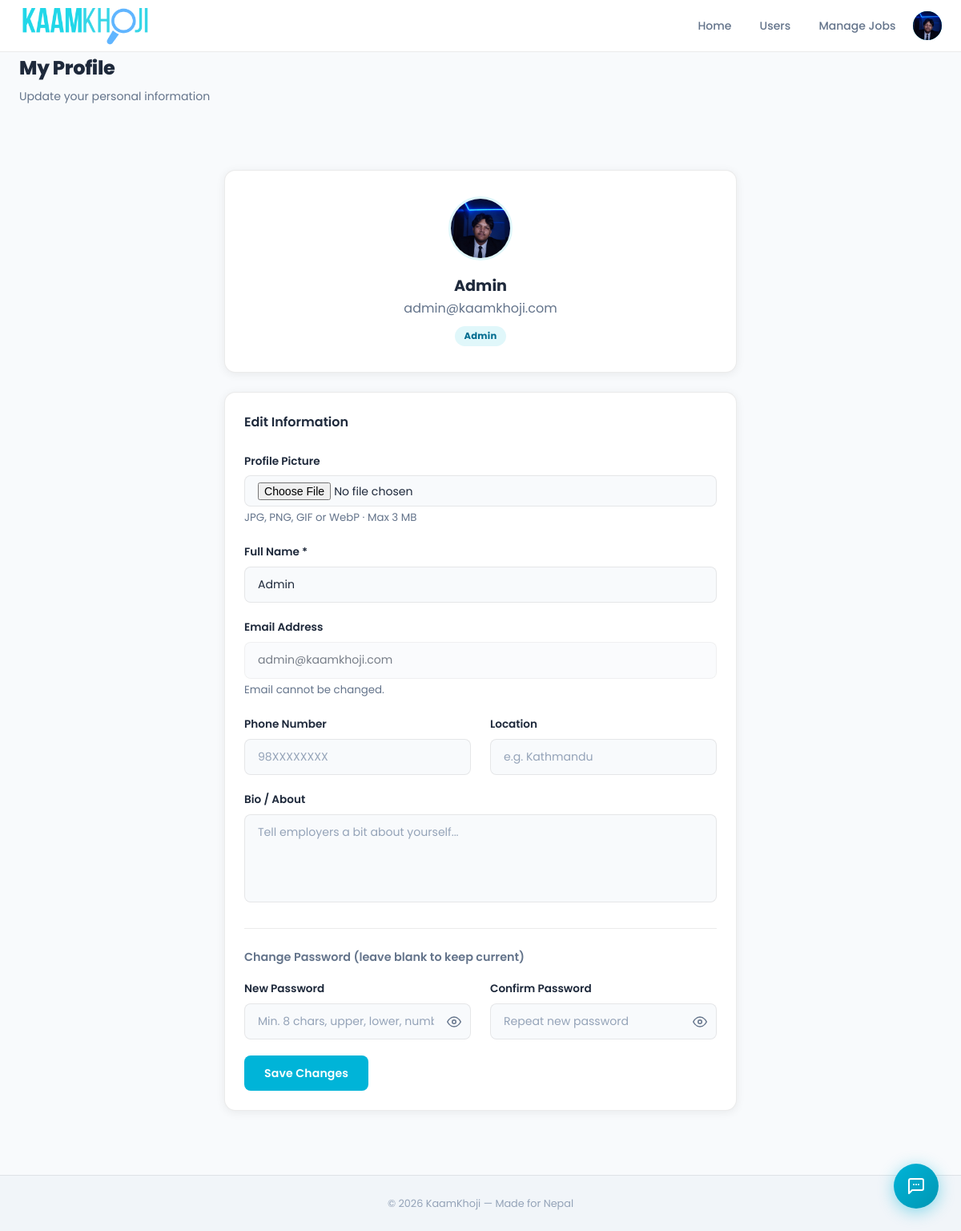
The page /pages/profile.php (signed in) on the database its author committed.
### tables this page shows
CREATE TABLE IF NOT EXISTS users (
    id          INT AUTO_INCREMENT PRIMARY KEY,
    name        VARCHAR(100) NOT NULL,
    email       VARCHAR(150) NOT NULL UNIQUE,
    password    VARCHAR(255) NOT NULL,            
    role        ENUM('seeker','employer','admin') NOT NULL DEFAULT 'seeker',
    phone       VARCHAR(20),
    location    VARCHAR(100),
    bio         TEXT,
    created_at  TIMESTAMP DEFAULT CURRENT_TIMESTAMP
);

### includes/auth.php (called while the page is built, shortened)
<?php
function getUserId(): ?int {
    return $_SESSION['user_id'] ?? null;
}

### pages/profile.php (the view, shortened to what this page needs)
<?php
require_once '../includes/auth.php';
$pdo    = getPDO();
$userId = getUserId();
$stmt = $pdo->prepare("SELECT * FROM users WHERE id = ?");
$stmt->execute([$userId]);
$user = $stmt->fetch();
function getUserProfilePic(int $uid, string $base): ?string
{
    foreach (['jpg', 'jpeg', 'png', 'gif', 'webp'] as $ext) {
        $rel = 'uploads/avatars/' . $uid . '.' . $ext;
        if (file_exists($base . '/' . $rel)) return $rel;
    }
    return null;
}
$uploadBase = dirname(__DIR__);
$existingPic = getUserProfilePic($userId, $uploadBase);
require_once '../includes/header.php';
?>
<div class="page-header">
    <div class="container">
        <h1>My Profile</h1>
        <p>Update your personal information</p>
    </div>
</div>
<div class="container section">
    <div style="max-width:640px; margin:0 auto;">
        <div class="card mb-3" style="text-align:center; padding:2rem;">
            <?php if ($existingPic): ?>
                <?php $picMtime = @filemtime($uploadBase . '/' . $existingPic) ?: time(); ?>
                <img src="<?= BASE_URL ?>/<?= htmlspecialchars($existingPic) ?>?v=<?= $picMtime ?>" alt="Profile"
                    style="width:80px;height:80px;border-radius:50%;object-fit:cover;margin:0 auto 1rem;border:3px solid #e0f7fa;display:block;">
            <?php else: ?>
                <div style="width:80px;height:80px;border-radius:50%;background:#00b4d8;display:flex;align-items:center;justify-content:center;font-size:1.8rem;font-weight:700;color:#fff;margin:0 auto 1rem;">
                    <?= strtoupper(mb_substr($user['name'], 0, 1)) ?>
                </div>
            <?php endif; ?>
            <h2 style="font-size:1.2rem; font-weight:700;"><?= htmlspecialchars($user['name']) ?></h2>
            <p class="text-muted"><?= htmlspecialchars($user['email']) ?></p>
            <span class="status-badge <?= $user['role'] === 'employer' ? 'status-accepted' : ($user['role'] === 'admin' ? 'status-reviewed' : 'status-pending') ?>" style="margin-top:0.5rem; display:inline-block;">
                <?= ucfirst($user['role']) ?>
            </span>
        </div>
        <div class="card">
            <h3 style="font-size:1rem; font-weight:600; margin-bottom:1.5rem;">Edit Information</h3>
            <form method="POST" action="<?= BASE_URL ?>/pages/profile.php" data-validate enctype="multipart/form-data">
                <div class="form-group">
                    <label class="form-label" for="profile_pic">Profile Picture</label>
                    <input type="file" id="profile_pic" name="profile_pic"
                        accept="image/jpeg,image/png,image/gif,image/webp"
                        class="form-control"
                        style="padding:0.45rem 1rem;">
                    <small class="text-muted">JPG, PNG, GIF or WebP · Max 3 MB</small>
                </div>
                <div class="form-group">
                    <label class="form-label" for="name">Full Name *</label>
                    <input type="text" id="name" name="name"
                        class="form-control"
                        value="<?= htmlspecialchars($user['name']) ?>"
                        required>
                </div>
                <div class="form-group">
                    <label class="form-label">Email Address</label>
                    <input type="email" class="form-control" value="<?= htmlspecialchars($user['email']) ?>" disabled
                        style="opacity:0.6; cursor:not-allowed;">
                    <small class="text-muted">Email cannot be changed.</small>
                </div>
                <div class="grid-2">
                    <div class="form-group">
                        <label class="form-label" for="phone">Phone Number</label>
                        <input type="tel" id="phone" name="phone"
                            class="form-control"
                            placeholder="98XXXXXXXX"
                            maxlength="10"
                            pattern="[0-9]{10}"
                            inputmode="numeric"
                            value="<?= htmlspecialchars($user['phone'] ?? '') ?>">
                    </div>
                    <div class="form-group">
                        <label class="form-label" for="location">Location</label>
                        <input type="text" id="location" name="location"
                            class="form-control"
                            placeholder="e.g. Kathmandu"
                            value="<?= htmlspecialchars($user['location'] ?? '') ?>">
                    </div>
                </div>
                <div class="form-group">
                    <label class="form-label" for="bio">Bio / About</label>
                    <textarea id="bio" name="bio"
                        class="form-control"
                        rows="3"
                        style="resize:none;"
                        placeholder="Tell employers a bit about yourself..."><?= htmlspecialchars($user['bio'] ?? '') ?></textarea>
                </div>
                <hr style="border:none; border-top:1px solid var(--border); margin:1.5rem 0;">
                <h4 style="font-size:0.9rem; font-weight:600; margin-bottom:1rem; color:var(--text-muted);">
                    Change Password (leave blank to keep current)
                </h4>
                <div class="grid-2">
                    <div class="form-group">
                        <label class="form-label" for="password">New Password</label>
                        <div class="password-wrap">
                            <input type="password" id="password" name="password"
                                class="form-control"
                                placeholder="Min. 8 chars, upper, lower, number, special">
                            <button type="button" class="pw-toggle" aria-label="Show/hide password" tabindex="-1" onclick="togglePw('password',this)">
                                <svg class="eye-show" xmlns="http://www.w3.org/2000/svg" width="18" height="18" viewBox="0 0 24 24" fill="none" stroke="currentColor" stroke-width="2" stroke-linecap="round" stroke-linejoin="round">
                                    <path d="M1 12s4-8 11-8 11 8 11 8-4 8-11 8-11-8-11-8z" />
                                    <circle cx="12" cy="12" r="3" />
                                </svg>
                            </button>
                        </div>
                    </div>
                    <div class="form-group">
                        <label class="form-label" for="confirm_password">Confirm Password</label>
                        <div class="password-wrap">
                            <input type="password" id="confirm_password" name="confirm_password"
                                class="form-control"
                                placeholder="Repeat new password">
                            <button type="button" class="pw-toggle" aria-label="Show/hide password" tabindex="-1" onclick="togglePw('confirm_password',this)">
                                <svg class="eye-show" xmlns="http://www.w3.org/2000/svg" width="18" height="18" viewBox="0 0 24 24" fill="none" stroke="currentColor" stroke-width="2" stroke-linecap="round" stroke-linejoin="round">
                                    <path d="M1 12s4-8 11-8 11 8 11 8-4 8-11 8-11-8-11-8z" />
                                    <circle cx="12" cy="12" r="3" />
                                </svg>
                            </button>
                        </div>
                    </div>
                </div>
                <button type="submit" class="btn btn-primary">Save Changes</button>
            </form>
        </div>
    </div>
</div>
<?php require_once '../includes/footer.php'; ?>

### css/profile.css (style rules this page uses)
:root { --primary: #00b4d8; --primary-dark: #0096b3; --primary-light: rgba(0, 180, 216, 0.12); --accent: #38c9e8; --success: #10b981; --warning: #f59e0b; --error: #ef4444; --info: #60a5fa; --bg: #f8fafc; --bg-2: #f1f5f9; --bg-card: #ffffff; --bg-card-solid: #ffffff; --bg-nav: rgba(255, 255, 255, 0.92); --text: #1e293b; --text-muted: #64748b; --text-light: #94a3b8; --border: rgba(0, 0, 0, 0.08); --border-glow: rgba(0, 180, 216, 0.45); --shadow: rgba(0, 0, 0, 0.07); --shadow-md: rgba(0, 0, 0, 0.13); --shadow-cyan: 0 0 40px rgba(0, 180, 216, 0.18); --gradient: #00b4d8; --gradient-text: linear-gradient(135deg, #00b4d8 0%, #0077a8 100%); --gradient-gold: linear-gradient(135deg, #00b4d8 0%, #0096b3 100%); --hero-bg: #f8fafc; --hero-gradient: linear-gradient( 135deg, #e0f7fa 0%, #f0fdff 50%, #f8fafc 100% ); --radius: 14px; --radius-sm: 8px; --radius-lg: 24px; --radius-xl: 40px; --transition: 0.25s ease; }
[data-theme="light"] { --border-glow: rgba(0, 180, 216, 0.4); --shadow-cyan: 0 0 30px rgba(0, 180, 216, 0.12); --primary-light: rgba(0, 180, 216, 0.1); }
*, *::before, *::after { box-sizing: border-box; margin: 0; padding: 0; }
html { scroll-behavior: smooth; }
body { font-family: "Satoshi", "Poppins", sans-serif; background: var(--bg); color: var(--text); line-height: 1.65; transition: background var(--transition), color var(--transition); min-height: 100vh; display: flex; flex-direction: column; -webkit-font-smoothing: antialiased; }
img { max-width: 100%; }
.btn { display: inline-flex; align-items: center; justify-content: center; gap: 0.4rem; padding: 0.65rem 1.5rem; border-radius: var(--radius-sm); font-family: "Satoshi", "Poppins", sans-serif; font-size: 0.88rem; font-weight: 600; cursor: pointer; border: 1.5px solid transparent; transition: all var(--transition); text-decoration: none; white-space: nowrap; letter-spacing: 0.01em; }
.btn-primary { background: #00b4d8; color: #fff; border-color: transparent; }
.container { max-width: 1200px; margin: 0 auto; padding: 0 1.5rem; }
.section { padding: 5rem 1.5rem; }
.card { background: var(--bg-card); border: 1px solid var(--border); border-radius: var(--radius); padding: 1.5rem; transition: all var(--transition); }
[data-theme="light"] .card { background: #fff; box-shadow: 0 2px 12px var(--shadow); }
.grid-2 { display: grid; grid-template-columns: repeat(2, 1fr); gap: 1.5rem; }
.form-group { margin-bottom: 1.25rem; }
.form-label { display: block; font-size: 0.85rem; font-weight: 600; color: var(--text); margin-bottom: 0.4rem; }
.form-control { width: 100%; padding: 0.7rem 1rem; background: rgba(255, 255, 255, 0.04); border: 1.5px solid var(--border); border-radius: var(--radius-sm); color: var(--text); font-family: "Satoshi", "Poppins", sans-serif; font-size: 0.88rem; transition: border-color var(--transition), box-shadow var(--transition); outline: none; }
[data-theme="light"] .form-control { background: var(--bg); }
.form-control::placeholder { color: var(--text-light); }
textarea.form-control { resize: vertical; min-height: 110px; }
.page-header h1 { font-size: 1.5rem; font-weight: 800; letter-spacing: -0.3px; }
.page-header p { color: var(--text-muted); font-size: 0.88rem; margin-top: 0.25rem; }
.status-badge { padding: 0.2rem 0.7rem; border-radius: 50px; font-size: 0.72rem; font-weight: 700; display: inline-block; letter-spacing: 0.3px; }
.status-pending, .status-reviewed, .status-accepted, .status-active { background: rgba(0, 180, 216, 0.15); color: #0096b3; }
[data-theme="light"] .status-pending, [data-theme="light"] .status-reviewed, [data-theme="light"] .status-accepted, [data-theme="light"] .status-active { background: #e0f7fa; color: #006b8f; }
.text-muted { color: var(--text-muted); }
.mb-3 { margin-bottom: 1.5rem; }
:root { --navbar-height: 64px; --radius-full: 9999px; }

### pages/profile.php (style rules this page uses)
.password-wrap { position: relative; display: flex; align-items: center; }
.password-wrap .form-control { padding-right: 2.8rem; }
.pw-toggle { position: absolute; right: 0.75rem; background: none; border: none; cursor: pointer; color: var(--text-muted); padding: 0; display: flex; align-items: center; transition: color 0.2s; }

### rows shown on the page
users: name "Admin", email "admin@kaamkhoji.com", role "Admin"
